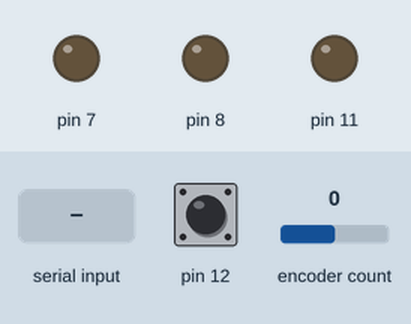
Simulated run of this sketch. Board: Arduino Uno, built with avr-gcc and run on an emulated ATmega328P. On the bench: output pins drawn as LEDs (lit = HIGH). The inputs (shaded band) are chosen by the test bench; at power-on: pin 12 HIGH, encoder count 0. What the sketch prints to the serial monitor is not drawn.

Above: at 1.2 s.
1.3 s: "1" received over Serial
At 3.1 s:
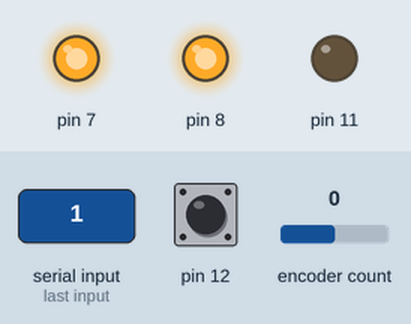
3.8 s: pin 12 pulled LOW for 0.15 s
Timing chart, 0 to 6.8 s (numbered marks = the images above; inputs shaded):
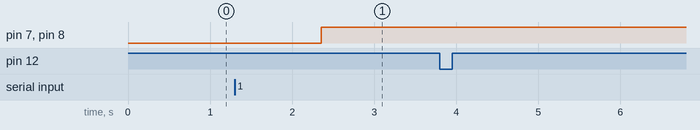

Measured:
- after the input at 1.3 s, pin 7, pin 8: LOW → HIGH after 1.1 s
- after the input at 3.8 s, every drawn part: stays the same

The sketch:

check_all.ino
```cpp
#include <posit.h>

Posit posit;
int code = 0;
void setup() {
 Serial.begin(9600);

}

void loop() {
  // put your main code here, to run repeatedly:
  code = 0;
  switch(code){
    case 0: {
      posit.posit_pid();
      break;
    }
//    case 1: {
//      posit::posit_pid();
//      break;
//    }
   }
}
```
